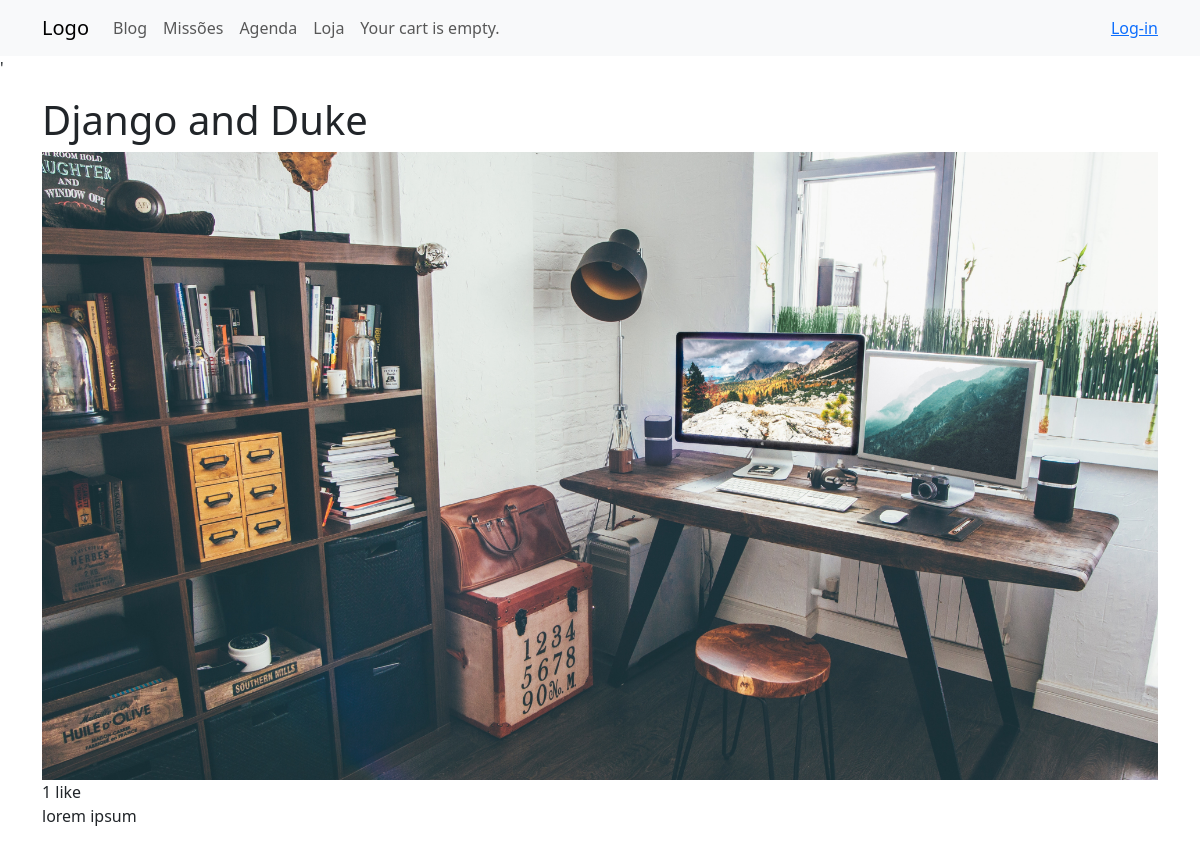
/images/detail/2/django-and-duke/, run on the app's committed database.
### images/models.py (models this page shows, shortened)
class Image(models.Model):
    user = models.ForeignKey(settings.AUTH_USER_MODEL,
                            related_name='images_created',
                            on_delete=models.CASCADE)
    title = models.CharField(max_length=200)
    slug = models.SlugField(max_length=200,
                            blank=True)
    url = models.URLField(max_length=2000)
    image = models.ImageField(upload_to='images/%Y/%m/%d/')
    description = models.TextField(blank=True)
    created = models.DateField(auto_now_add=True)
    users_like = models.ManyToManyField(settings.AUTH_USER_MODEL,
                       related_name='images_liked',
                       blank=True)
    class Meta:
        indexes = [
            models.Index(fields=['-created']),
        ]
        ordering = ['-created']

### images/views.py (the view)
# urls.py: path('detail/<int:id>/<slug:slug>/', views.image_detail, name='detail'),
def image_detail(request, id, slug):
    image = get_object_or_404(Image, id=id, slug=slug)
    return render(request,
                  'images/image/detail.html',
                  {'section': 'images',
                   'image': image})

### cart/cart.py (called while the page is built)
    def __len__(self):
        return sum(item['quantity'] for item in self.cart.values())

### cart/context_processors.py (called while the page is built)
def cart(request):
    return {'cart': Cart(request)}

### images/templates/images/image/detail.html (shortened to what this page needs)
{% extends "base.html" %}
{% block body %}
  <h1>{{ image.title }}</h1>
  <img src="{{ image.image.url }}" class="img-fluid">
  {% with total_likes=image.users_like.count %}
    <div class="image-info">
      <div>
        <span class="count">
          {{ total_likes }} like{{ total_likes|pluralize }}
        </span>
      </div>
      {{ image.description|linebreaks }}
    </div>
  {% endwith %}
{% endblock %}

### data on the page
Image: title "Django and Duke", image (picture), description "lorem ipsum"

### other printed values
{{ total_likes }} "1"
